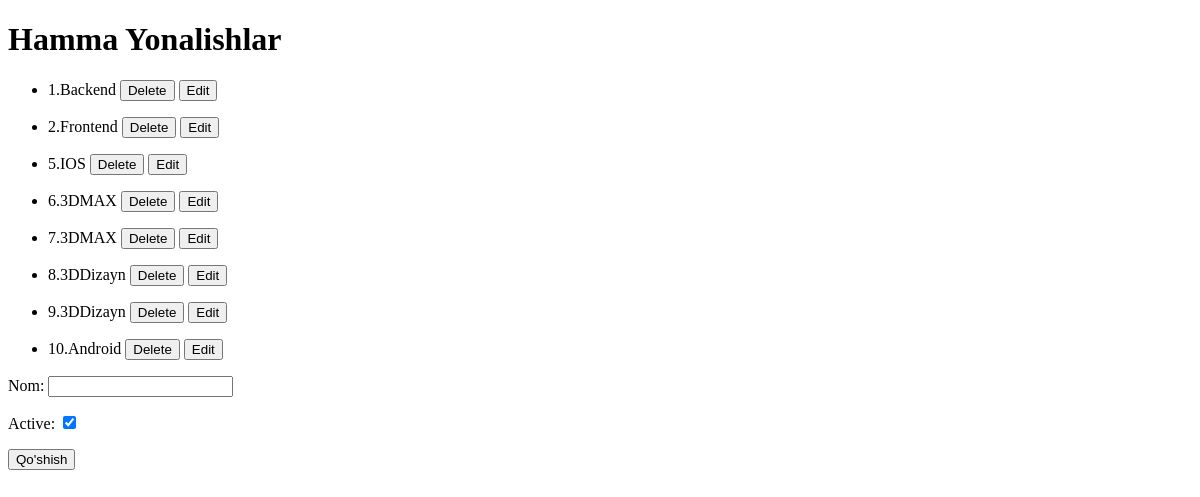
The page /yonalish/ on the database as committed earlier.
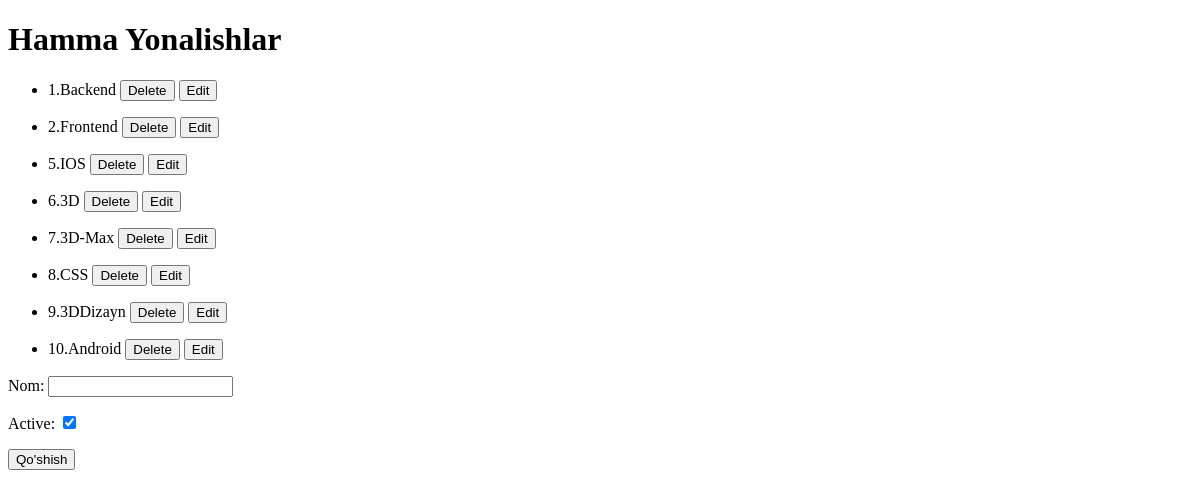
The same page on the database as committed later.
### Ombor/models.py (models this page shows, shortened)
class Yonalish(models.Model):
    nom=models.CharField(max_length=20)
    active=models.BooleanField(default=True)

### Ombor/views.py (the view)
# urls.py: path('yonalish/', yonalish),
def yonalish(request):
    if request.method == "POST":
        yonalish=YonalishForm(request.POST)
        if yonalish.is_valid():
            yonalish.save()
        return redirect("/yonalish/")
    data = {
        "yonalishlar": Yonalish.objects.all(),
        'forms':YonalishForm()
    }
    return render(request, "Yonalishlar.html", data)

### Ombor/forms.py
class YonalishForm(forms.ModelForm):
    class Meta:
        model=Yonalish
        fields='__all__'

### templates/Yonalishlar.html (shortened to what this page needs)
<!DOCTYPE html>
<html lang="en">
<head>
</head>
<body>
    <h1>Hamma Yonalishlar</h1>
    {%for y in yonalishlar%}
    <ul>
        <li>
            {{y.id}}.{{y.nom}}
            <a href="/y_ochir/{{y.id}}"><button>Delete</button></a>
            <a href="/yonalishlar/{{y.id}}/tahrirlash/"><button>Edit</button></a>
        </li>
    </ul>
{%endfor%}
    <form method="post">{%csrf_token%}
        {{forms.as_p}}
        <button>Qo'shish</button>
    </form>
</body>
</html>

Rows that differ between the two databases and show on the page:
changed Yonalish id 6: nom "3DMAX" → "3D"
changed Yonalish id 7: nom "3DMAX" → "3D-Max"
changed Yonalish id 8: nom "3DDizayn" → "CSS"
